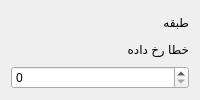
                   <widget class="QFrame" name="floorFormFrame">
                    <layout class="QVBoxLayout" name="verticalLayout_69">
                     <item>
                      <widget class="QLabel" name="floorFormLbl">
                       <property name="styleSheet">
                        <string notr="true">label</string>
                       </property>
                       <property name="text">
                        <string>طبقه</string>
                       </property>
                       <property name="styleClass" stdset="0">
                        <string>form-label</string>
                       </property>
                      </widget>
                     </item>
                     <item>
                      <widget class="QLabel" name="floorFormError">
                       <property name="text">
                        <string>خطا رخ داده</string>
                       </property>
                       <property name="styleClass" stdset="0">
                        <string>form-field-error</string>
                       </property>
                      </widget>
                     </item>
                     <item>
                      <widget class="QSpinBox" name="floorFormInpt">
                       <property name="styleClass" stdset="0">
                        <string>form-field</string>
                       </property>
                      </widget>
                     </item>
                    </layout>
                   </widget>
